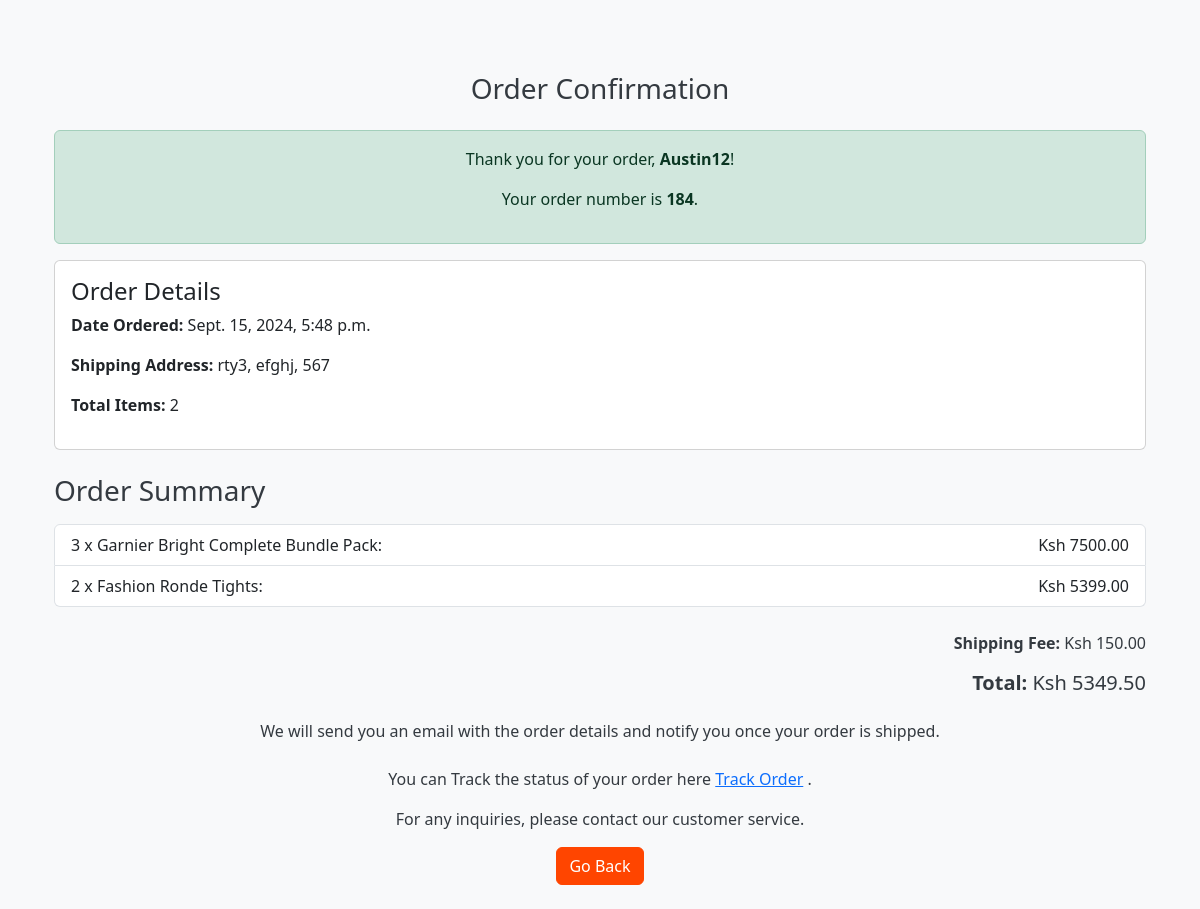
Page /order_confirmation/184/ (signed in) on the committed database.
### myapp/models.py (models this page shows, shortened)
class Order(models.Model):
    STATUS_CHOICES = [
        ('pending', 'Pending'),
        ('processed', 'Processed'),
        ('shipped', 'Shipped'),
        ('delivered', 'Delivered'),
        ('canceled', 'Canceled'),
    ]  # Choices for order status
    user = models.ForeignKey(User, on_delete=models.CASCADE)  # Link to the user who placed the order; if the user is deleted, the order is also deleted
    total = models.DecimalField(max_digits=10, decimal_places=2)  # Total amount for the order; up to 10 digits with 2 decimal places
    address = models.CharField(max_length=255)  # Delivery address; limited to 255 characters
    city = models.CharField(max_length=100)  # City of delivery; limited to 100 characters
    postal_code = models.CharField(max_length=20)  # Postal code for the delivery; limited to 20 characters
    created_at = models.DateTimeField(auto_now_add=True)  # Automatically set the timestamp when the order is created
    shipping_fee = models.DecimalField(max_digits=10, decimal_places=2, default=0.00)  # Shipping fee; up to 10 digits with 2 decimal places; default is 0.00
    status = models.CharField(max_length=20, choices=STATUS_CHOICES, default='pending')  # Status of the order, default is 'pending'

class OrderItem(models.Model):
    order = models.ForeignKey(Order, related_name='items', on_delete=models.CASCADE)  # Link to the order this item belongs to; if the order is deleted, this item is also deleted
    product = models.ForeignKey(Product, on_delete=models.CASCADE)  # The product this item represents; if the product is deleted, this item is also deleted
    quantity = models.PositiveIntegerField()  # Quantity of the product ordered
    price = models.DecimalField(
        max_digits=12,
        decimal_places=2,
        default=0,
        validators=[MinValueValidator(0)]
    )  # Price of the product in the order; up to 12 digits with 2 decimal places; default is 0 and must be non-negative
    @property
    def total_price(self):
        return self.quantity * self.price  # Multiplies the quantity by the price to get the total price

class Product(models.Model):
    name = models.CharField(max_length=255)  # The name of the product, with a maximum length of 255 characters
    price = models.DecimalField(
        max_digits=12, decimal_places=2, default=0, validators=[MinValueValidator(0)]
    )  # The price of the product, with up to 12 digits, including 2 decimal places; default is 0 and must be non-negative
    image = models.ImageField(upload_to='products_images/', blank=True)  # Optional image of the product; if provided, stored in 'products_images/' directory
    description = models.TextField(blank=True, null=True)  # Optional text description of the product; can be left blank or set to null
    rating = models.DecimalField(
        max_digits=4, decimal_places=2, default=0, validators=[MinValueValidator(0)]
    )  # The rating of the product, with up to 4 digits, including 2 decimal places; default is 0 and must be non-negative
    reviews = models.CharField(max_length=255)  # Product reviews, limited to 255 characters

### myapp/views.py (the view)
# urls.py: path('order_confirmation/<int:order_id>/', views.order_confirmation_view, name='order_confirmation'),
@login_required
def order_confirmation_view(request, order_id):
    order = get_object_or_404(Order, id=order_id, user=request.user)
    order_items = order.items.all()
    total_price = sum(item.price for item in order_items)  # Item price includes quantity
    shipping_fee =  calculate_shipping_fee(total_price)
    final_total = total_price + shipping_fee
    context = {
        'order': order,
        'order_items': order_items,
        'shipping_fee': shipping_fee,
        'total_price': final_total,
    }
    return render(request, 'order_confirmation.html', context)

### myapp/views.py (called while the page is built)
def calculate_shipping_fee(total_price):
    if total_price is None:
        return 0  # Return default fee if no price is provided
    if total_price <= 1000:
        return 50  # Return shipping fee for orders up to 1000
    elif total_price <= 5000:
        return 100  # Return shipping fee for orders between 1001 and 5000
    else:
        return 150  # Return shipping fee for orders above 5000

### templates/order_confirmation.html (shortened to what this page needs)
{% extends "base.html" %}
{% block content %}
<div class="container mt-5">
    <h2 class="text-center mb-4">Order Confirmation</h2>
    <div class="alert alert-success text-center" role="alert">
        <p>Thank you for your order, <strong>{{ order.user.username }}</strong>!</p>
        <p>Your order number is <strong> {{ order.id }}</strong>.</p>
    </div>
    <div class="card no-scale mb-4">
        <div class="card-body ">
            <h4 class="card-title">Order Details</h4>
            <p><strong>Date Ordered:</strong> {{ order.created_at }}</p>
            <p><strong>Shipping Address:</strong> {{ order.address }}, {{ order.city }}, {{ order.postal_code }}</p>
            <p><strong>Total Items:</strong> {{ order_items|length }}</p>
        </div>
    </div>
    <h3 class="mb-3">Order Summary</h3>
    <ul class="list-group mb-4">
        {% for item in order_items %}
        <li class="list-group-item d-flex justify-content-between align-items-center">
            {{ item.quantity }} x {{ item.product.name }}:
            <span>Ksh {{ item.total_price|floatformat:2 }}</span>
        </li>
        {% endfor %}
    </ul>
    <div class="text-end">
        <p><strong>Shipping Fee:</strong> Ksh {{ shipping_fee|floatformat:2 }}</p>
        <h5><strong>Total:</strong> Ksh {{ total_price|floatformat:2 }}</h5>
    </div>
    <p class="mt-4 text-center">We will send you an email with the order details and notify you once your order is shipped.</p>
    <p class="mt-4 text-center">You can Track the status of your order here <a href="{% url 'track_order' %}">Track Order</a> .</p>
    <p class="text-center">For any inquiries, please contact our customer service.</p>
    <div class="text-center">
        <a href="{% url 'index' %}" class="btn btn-primary">Go Back</a>
    </div>
</div>
{% endblock %}

### static/css/styles.css (style rules this page uses)
body { background-color: #f8f9fa; color: #343a40; }
.btn-primary { background-color: #FF4500 !important; border-color: #FF4500 !important; }
h2.text-center { font-size: 1.75rem; margin-bottom: 1.5rem; }
.card { margin-bottom: 1rem; }

### rows in the picture
Order: user.username "Austin12", id "184", created_at "Sept. 15, 2024, 5:48 p.m.", address "rty3", city "efghj", postal_code "567"
OrderItem: quantity "3", product.name "Garnier Bright Complete Bundle Pack", total_price "7500.00"
OrderItem: quantity "2", product.name "Fashion Ronde Tights", total_price "5399.00"

### other values in the picture
{{ order_items|length }} "2"
{{ shipping_fee|floatformat:2 }} "150.00"
{{ total_price|floatformat:2 }} "5349.50"
